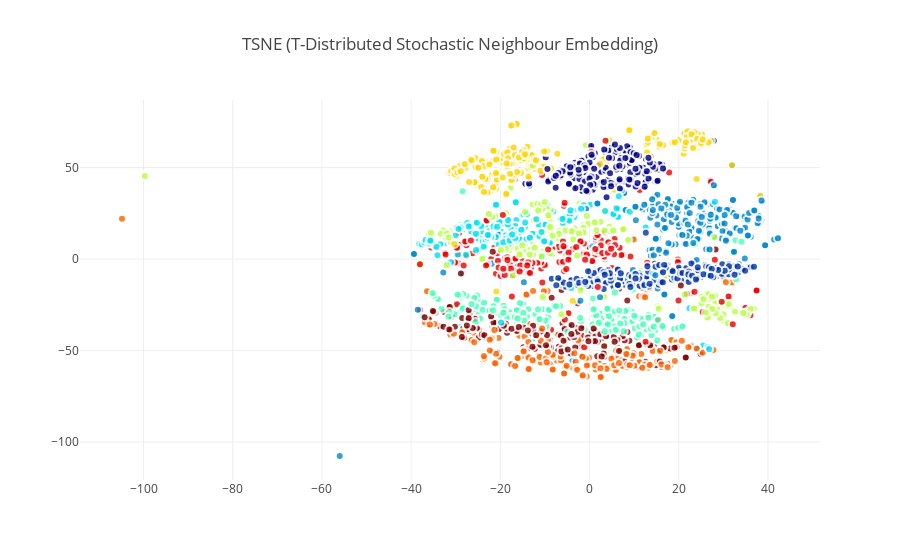

Notebook source saved alongside this figure:
### Code cell
traceTSNE = go.Scatter(
    x = tsne_results[:,0],
    y = tsne_results[:,1],
    name = Target,
     hoveron = Target,
    mode = 'markers',
    text = Target,
    showlegend = True,
    marker = dict(
        size = 8,
        color = Target,
        colorscale ='Jet',
        showscale = False,
        line = dict(
            width = 2,
            color = 'rgb(255, 255, 255)'
        ),
        opacity = 0.8
    )
)
data = [traceTSNE]

layout = dict(title = 'TSNE (T-Distributed Stochastic Neighbour Embedding)',
              hovermode= 'closest',
              yaxis = dict(zeroline = False),
              xaxis = dict(zeroline = False),
              showlegend= False,

             )

fig = dict(data=data, layout=layout)
py.iplot(fig, filename='styled-scatter')

### Figure 1 — Plotly figure (JSON) as saved in the notebook; plotly's stock layout.template omitted (floating-point values rounded to 4 significant figures; data arrays with more than 128 entries replaced by an {"elided": "..."} marker saying what was removed)
{"data": [{"hoveron": {"elided": "2000 int values"}, "marker": {"color": {"elided": "2000 int values"}, "colorscale": "Jet", "line": {"color": "rgb(255, 255, 255)", "width": 2}, "opacity": 0.8, "showscale": false, "size": 8}, "mode": "markers", "name": {"elided": "2000 int values"}, "showlegend": true, "text": {"elided": "2000 int values"}, "type": "scatter", "x": {"elided": "2000 float values"}, "y": {"elided": "2000 float values"}}], "layout": {"hovermode": "closest", "showlegend": false, "title": "TSNE (T-Distributed Stochastic Neighbour Embedding)", "xaxis": {"zeroline": false}, "yaxis": {"zeroline": false}}}
